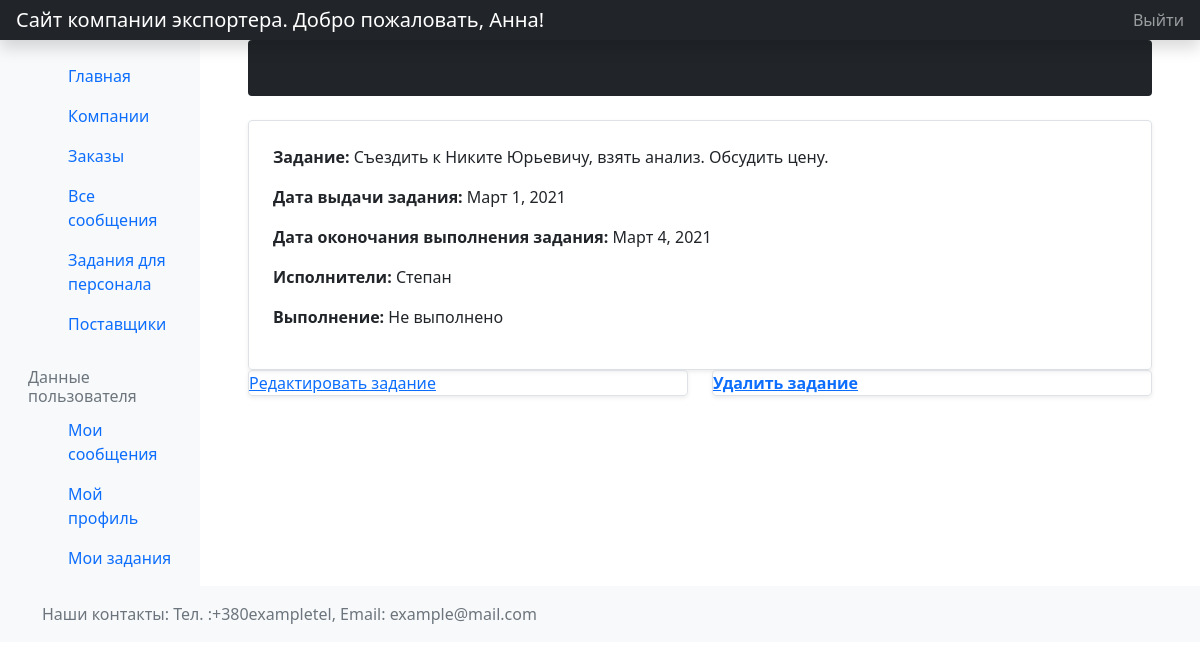
The page /orders/task/2 (signed in) on the database its author committed.
### orders/models.py (models this page shows, shortened)
class Tasks(models.Model):
    name = models.CharField('Название задания', max_length=250, help_text='Задание для персонала')
    excutors = models.ManyToManyField(User,
                                      help_text='Выберите исполнителей', verbose_name='Исполнители')
    task = models.TextField('Задание', max_length=3000)
    pub_date = models.DateField('Дата выдачи задания', null=True, blank=True, default=timezone.now)
    end_date = models.DateField('Дата окончания задания', null=True, blank=True)
    DONE = (
        ('d', 'Выполнено'),
        ('n', 'Не выполнено'),
    )
    done = models.CharField('Выполнение', max_length=1, choices=DONE, blank=True, default='n',
                            help_text='Задание выполнено или нет')
    class Meta:
        verbose_name = 'Задание для персонала'
        verbose_name_plural = 'Задания для персонала'
        permissions = (('can_set_as_done', 'Can set as done'), ('can_view_my_tasks', 'Can view my tasks'),)
    def display_excutors(self):
        return ', '.join([excutor.first_name for excutor in self.excutors.all()[:3]])

### orders/views.py (the view)
# urls.py: url(r'^task/(?P<pk>\d+)$', views.TaskDetailView.as_view(), name='task-detail'),
class TaskDetailView(LoginRequiredMixin, PermissionRequiredMixin, generic.DetailView):
    model = Tasks
    permission_required = (('orders.can_set_as_done'), ('orders.can_view_my_tasks'))

### orders/templates/orders/tasks_detail.html (shortened to what this page needs)
{% extends "base_generic.html" %}
{% block content %}
<div class="container">
    <div class="p-4 p-md-10 mb-4 text-white rounded bg-dark">
    </div>
</div>
<div class="container">
    <div class="row mb-2">
        <div class="col-md-12">
            <div class="row g-0 border rounded overflow-hidden flex-md-row mb-10 shadow-sm h-md-250 position-relative">
                <div class="col p-4 d-flex flex-column position-static">
                  <p><strong>Задание:</strong> {{ tasks.task }}</p>
                  <p><strong>Дата выдачи задания:</strong> {{ tasks.pub_date }}</p>
                  <p><strong>Дата оконочания выполнения задания:</strong> {{ tasks.end_date }}</p>
                  <p><strong>Исполнители:</strong> {{ tasks.display_excutors }}</p>
                  <p><strong>Выполнение:</strong> {{ tasks.get_done_display }}</p>
                </div>
            </div>
            {% if perms.orders.can_view_list_of_companies %}
            <div class="row mb-2">
                <div class="col-md-6">
                    <div class="row g-0 border rounded overflow-hidden flex-md-row mb-4 shadow-sm h-md-250 position-relative">
                        <a href="{% url 'task_update' tasks.pk %}">Редактировать задание</a>
                    </div>
                </div>
                <div class="col-md-6">
                    <div class="row g-0 border rounded overflow-hidden flex-md-row mb-4 shadow-sm h-md-250 position-relative">
                        <a href="{% url 'task_delete' tasks.pk %}"><strong>Удалить задание</strong></a>
                    </div>
                </div>
            </div>
            {%endif%}
        </div>
    </div>
</div>
{% endblock %}

### orders/templates/navbar.html (shortened to what this page needs)
<header class="navbar navbar-dark sticky-top bg-dark flex-md-nowrap p-0 shadow">
  <a class="navbar-brand col-md-3 col-lg-2 me-0 px-3" href="{% url 'home' %}">Сайт компании экспортера.{% if user.is_authenticated %} Добро пожаловать, {{ user.first_name }}! {%endif%}</a>
  <ul class="navbar-nav px-3">
    <li class="nav-item text-nowrap">
      {% if user.is_authenticated %}
      <a class="nav-link" href="{% url 'logout'%}?next={{request.path}}">Выйти</a>
      {% else %}
      <a class="nav-link" href="{% url 'login'%}?next={{request.path}}">Войти</a>
      {% endif %}
    </li>
  </ul>
</header>

### rows shown on the page
Tasks: task "Съездить к Никите Юрьевичу, взять анализ. Обсудить цену.", pub_date "Март 1, 2021", end_date "Март 4, 2021", display_excutors "Степан", done "Не выполнено"

### other values the page prints
{{ user.first_name }} "Анна"
